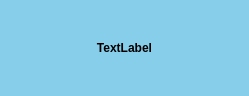
<?xml version="1.0" encoding="UTF-8"?>
<ui version="4.0">
 <class>Dialog</class>
 <widget class="QDialog" name="Dialog">
  <property name="geometry">
   <rect>
    <x>0</x>
    <y>0</y>
    <width>249</width>
    <height>96</height>
   </rect>
  </property>
  <property name="windowTitle">
   <string>Dialog</string>
  </property>
  <property name="styleSheet">
   <string notr="true">background-color: #87CEEB</string>
  </property>
  <layout class="QGridLayout" name="gridLayout">
   <item row="0" column="0" colspan="2">
    <widget class="QLabel" name="label">
     <property name="font">
      <font>
       <weight>75</weight>
       <bold>true</bold>
      </font>
     </property>
     <property name="text">
      <string>TextLabel</string>
     </property>
     <property name="alignment">
      <set>Qt::AlignCenter</set>
     </property>
    </widget>
   </item>
  </layout>
 </widget>
 <resources/>
 <connections/>
</ui>
